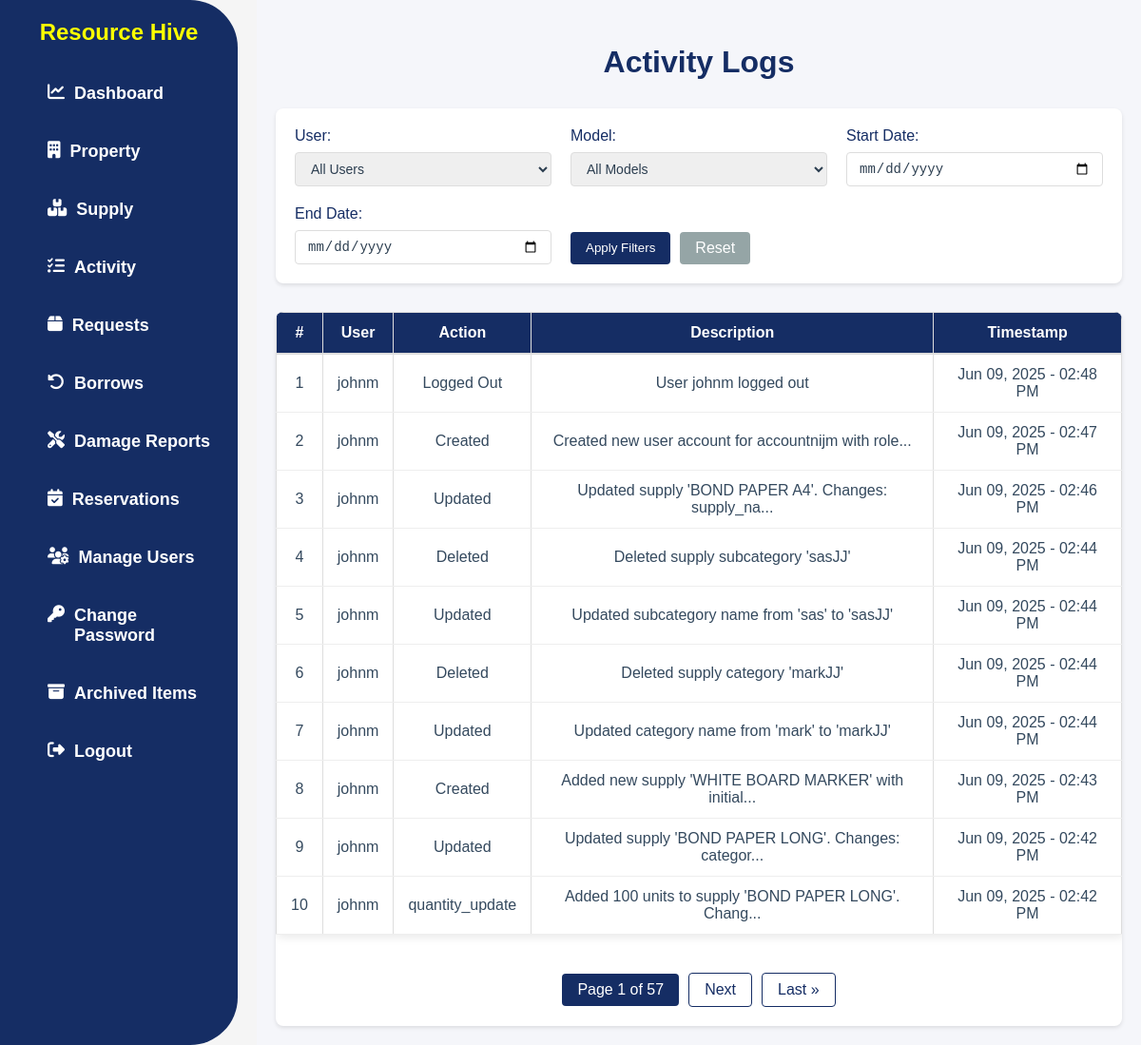
Page /activity/ (signed in) on the earlier database version.
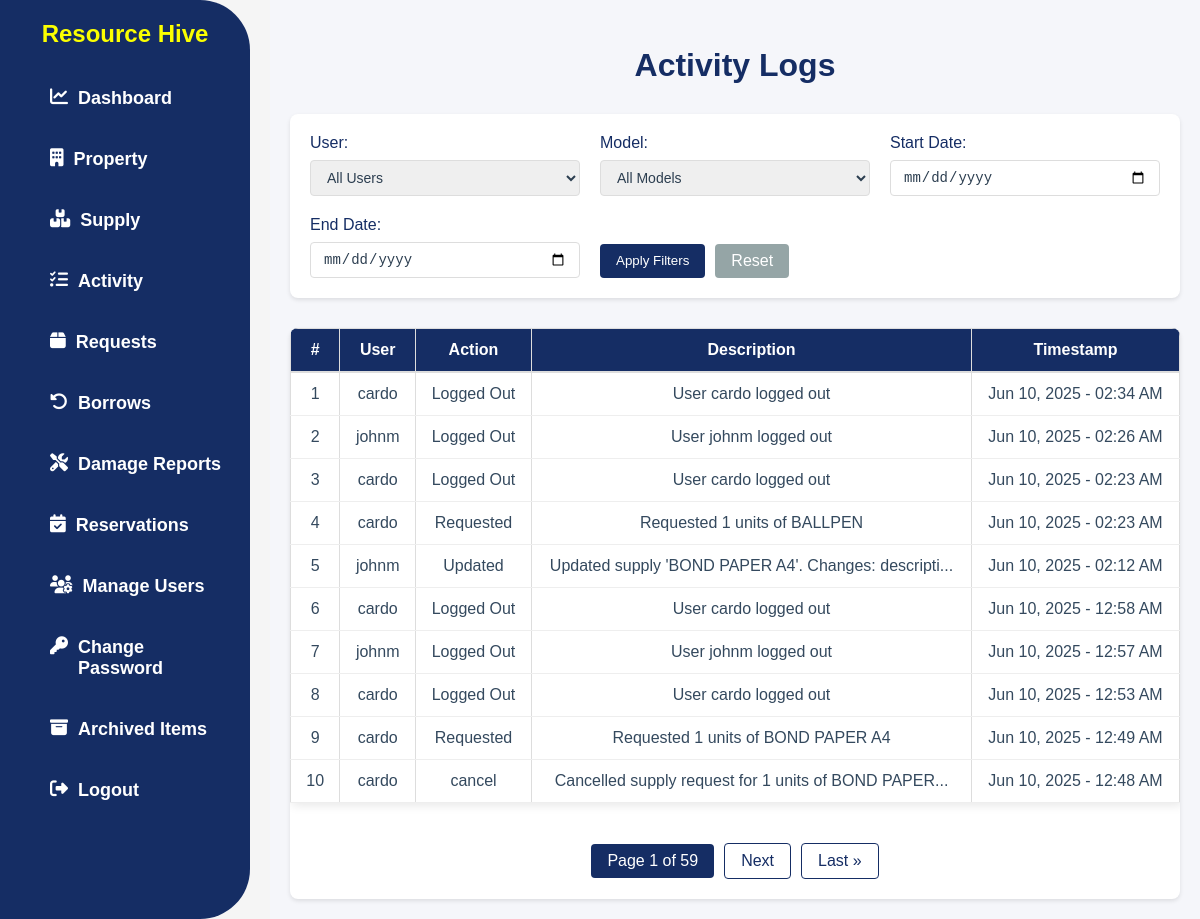
Same page on the later database version.
### app/models.py (models this page shows, shortened)
class ActivityLog(models.Model):
    ACTION_CHOICES = [
        ('create', 'Created'),
        ('update', 'Updated'),
        ('delete', 'Deleted'),
        ('login', 'Logged In'),
        ('logout', 'Logged Out'),
        ('view', 'Viewed'),
        ('request', 'Requested'),
        ('approve', 'Approved'),
        ('reject', 'Rejected'),
        ('borrow', 'Borrowed'),
        ('return', 'Returned'),
        ('report', 'Reported'),
    ]
    user = models.ForeignKey(User, on_delete=models.SET_NULL, null=True, blank=True)
    action = models.CharField(max_length=10, choices=ACTION_CHOICES)
    model_name = models.CharField(max_length=100)
    object_repr = models.CharField(max_length=255)
    description = models.TextField(blank=True, null=True)
    timestamp = models.DateTimeField(auto_now_add=True)
    class Meta:
        ordering = ['-timestamp']

### app/views.py (the view)
# urls.py: path('activity/', ActivityPageView.as_view(), name='activity'),
class ActivityPageView(PermissionRequiredMixin, ListView):
    model = ActivityLog
    template_name = 'app/activity.html'
    permission_required = 'app.view_admin_module'
    permission_denied_message = "You do not have permission to view the activity log."
    context_object_name = 'activitylog_list'
    paginate_by = 10
    def get_queryset(self):
        queryset = ActivityLog.objects.all().order_by('-timestamp')
        user_filter = self.request.GET.get('user')
        model_filter = self.request.GET.get('model')
        start_date = self.request.GET.get('start_date')
        end_date = self.request.GET.get('end_date')
        if user_filter:
            queryset = queryset.filter(user_id=user_filter)
        if model_filter:
            queryset = queryset.filter(model_name=model_filter)
        if start_date:
            queryset = queryset.filter(timestamp__date__gte=start_date)
        if end_date:
            queryset = queryset.filter(timestamp__date__lte=end_date)
        category = self.request.GET.get('category')
        if category:
            queryset = queryset.filter(model_name=category)
        return queryset
    def get_context_data(self, **kwargs):
        context = super().get_context_data(**kwargs)
        context['users'] = User.objects.all()
        models = ActivityLog.objects.values_list('model_name', flat=True).distinct()
        context['models'] = sorted(set(models))  # Convert to set to ensure uniqueness and sort
        context['current_category'] = self.request.GET.get('category', '')
        return context

### app/templates/app/activity.html (shortened to what this page needs)
{% load static %}
<!DOCTYPE html>
<html lang="en">
<head>
    <link rel="stylesheet" href="{% static 'css/style.css' %}">
    <link rel="stylesheet" href="https://cdnjs.cloudflare.com/ajax/libs/font-awesome/6.4.2/css/all.min.css">
</head>
<body>
    {% block content %}
    {% include 'app/navbar.html' %}
    <div class="actlog-page">
        <h2 class="actlog-title">Activity Logs</h2>
        <div class="actlog-filter-section">
            <form method="get" class="actlog-filter-form">
                <div class="actlog-filter-group">
                    <label for="user">User:</label>
                    <select name="user" id="user">
                        <option value="">All Users</option>
                    </select>
                </div>
                <div class="actlog-filter-group">
                    <label for="model">Model:</label>
                    <select name="model" id="model">
                        <option value="">All Models</option>
                    </select>
                </div>
                <div class="actlog-filter-group">
                    <label for="start_date">Start Date:</label>
                    <input type="date" name="start_date" id="start_date" value="{{ request.GET.start_date }}">
                </div>
                <div class="actlog-filter-group">
                    <label for="end_date">End Date:</label>
                    <input type="date" name="end_date" id="end_date" value="{{ request.GET.end_date }}">
                </div>
                <div class="actlog-filter-buttons">
                    <button type="submit" class="actlog-filter-submit">Apply Filters</button>
                    <a href="{% url 'activity' %}" class="actlog-filter-reset">Reset</a>
                </div>
            </form>
        </div>
        <div class="actlog-table-container">
            <table class="actlog-table">
                <thead>
                    <tr>
                        <th>#</th>
                        <th>User</th>
                        <th>Action</th>
                        <th>Description</th>
                        <th>Timestamp</th>
                    </tr>
                </thead>
                <tbody>
                    {% for log in activitylog_list %}
                    <tr>
                        <td>{{ page_obj.start_index|add:forloop.counter0 }}</td>
                        <td>{{ log.user.username }}</td>
                        <td>{{ log.get_action_display }}</td>
                        <td title="{{ log.description }}">
                            {% if log.description|length > 50 %}
                                {{ log.description|slice:':50' }}...
                            {% else %}
                                {{ log.description }}
                            {% endif %}
                        </td>
                        <td>{{ log.timestamp|date:"M d, Y - h:i A" }}</td>
                    </tr>
                    {% empty %}
                    <tr>
                        <td colspan="5" class="actlog-empty">No activity logs available.</td>
                    </tr>
                    {% endfor %}
                </tbody>
            </table>
            {% if is_paginated %}
            <div class="actlog-pagination">
                <span class="current">
                    Page {{ page_obj.number }} of {{ page_obj.paginator.num_pages }}
                </span>
                {% if page_obj.has_next %}
                    <a href="?page={{ page_obj.next_page_number }}">Next</a>
                    <a href="?page={{ page_obj.paginator.num_pages }}">Last &raquo;</a>
                {% endif %}
            </div>
            {% endif %}
        </div>
    </div>
    {% endblock content %}
</body>
</html>

Differences in the rows shown:
no longer on this page (row unchanged): ActivityLog: start_index|add "1", user.username "johnm", action "Logged Out", description "User johnm logged out", timestamp "Jun 09, 2025 - 02:48 PM"
no longer on this page (row unchanged): ActivityLog: start_index|add "2", user.username "johnm", action "Created", description "Created new user account for accountnijm with role", timestamp "Jun 09, 2025 - 02:47 PM"
no longer on this page (row unchanged): ActivityLog: start_index|add "3", user.username "johnm", action "Updated", description "Updated supply 'BOND PAPER A4'. Changes: supply_na", timestamp "Jun 09, 2025 - 02:46 PM"
no longer on this page (row unchanged): ActivityLog: start_index|add "4", user.username "johnm", action "Deleted", description "Deleted supply subcategory 'sasJJ'", timestamp "Jun 09, 2025 - 02:44 PM"
no longer on this page (row unchanged): ActivityLog: start_index|add "5", user.username "johnm", action "Updated", description "Updated subcategory name from 'sas' to 'sasJJ'", timestamp "Jun 09, 2025 - 02:44 PM"
no longer on this page (row unchanged): ActivityLog: start_index|add "6", user.username "johnm", action "Deleted", description "Deleted supply category 'markJJ'", timestamp "Jun 09, 2025 - 02:44 PM"
no longer on this page (row unchanged): ActivityLog: start_index|add "7", user.username "johnm", action "Updated", description "Updated category name from 'mark' to 'markJJ'", timestamp "Jun 09, 2025 - 02:44 PM"
no longer on this page (row unchanged): ActivityLog: start_index|add "8", user.username "johnm", action "Created", description "Added new supply 'WHITE BOARD MARKER' with initial", timestamp "Jun 09, 2025 - 02:43 PM"
no longer on this page (row unchanged): ActivityLog: start_index|add "9", user.username "johnm", action "Updated", description "Updated supply 'BOND PAPER LONG'. Changes: categor", timestamp "Jun 09, 2025 - 02:42 PM"
no longer on this page (row unchanged): ActivityLog: start_index|add "10", user.username "johnm", action "quantity_update", description "Added 100 units to supply 'BOND PAPER LONG'. Chang", timestamp "Jun 09, 2025 - 02:42 PM"
added ActivityLog: start_index|add "1", user.username "cardo", action "Logged Out", description "User cardo logged out", timestamp "Jun 10, 2025 - 02:34 AM"
added ActivityLog: start_index|add "2", user.username "johnm", action "Logged Out", description "User johnm logged out", timestamp "Jun 10, 2025 - 02:26 AM"
added ActivityLog: start_index|add "3", user.username "cardo", action "Logged Out", description "User cardo logged out", timestamp "Jun 10, 2025 - 02:23 AM"
added ActivityLog: start_index|add "4", user.username "cardo", action "Requested", description "Requested 1 units of BALLPEN", timestamp "Jun 10, 2025 - 02:23 AM"
added ActivityLog: start_index|add "5", user.username "johnm", action "Updated", description "Updated supply 'BOND PAPER A4'. Changes: descripti", timestamp "Jun 10, 2025 - 02:12 AM"
added ActivityLog: start_index|add "6", user.username "cardo", action "Logged Out", description "User cardo logged out", timestamp "Jun 10, 2025 - 12:58 AM"
added ActivityLog: start_index|add "7", user.username "johnm", action "Logged Out", description "User johnm logged out", timestamp "Jun 10, 2025 - 12:57 AM"
added ActivityLog: start_index|add "8", user.username "cardo", action "Logged Out", description "User cardo logged out", timestamp "Jun 10, 2025 - 12:53 AM"
added ActivityLog: start_index|add "9", user.username "cardo", action "Requested", description "Requested 1 units of BOND PAPER A4", timestamp "Jun 10, 2025 - 12:49 AM"
added ActivityLog: start_index|add "10", user.username "cardo", action "cancel", description "Cancelled supply request for 1 units of BOND PAPER", timestamp "Jun 10, 2025 - 12:48 AM"
Other differences:
{{ page_obj.paginator.num_pages }}: "57" → "59"
